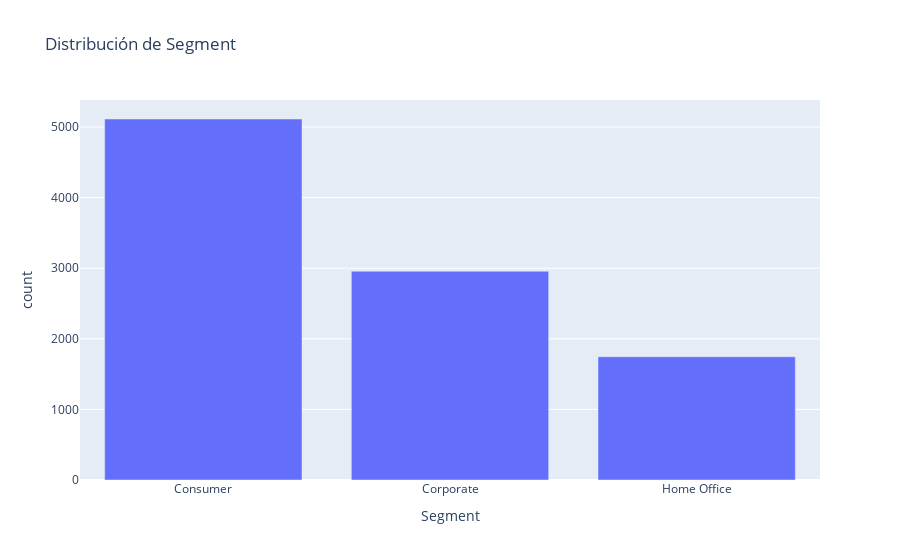
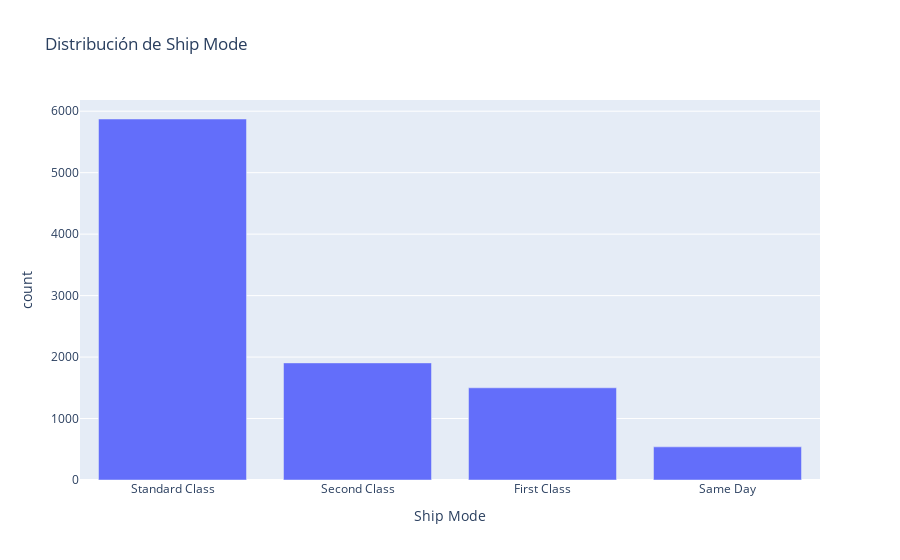
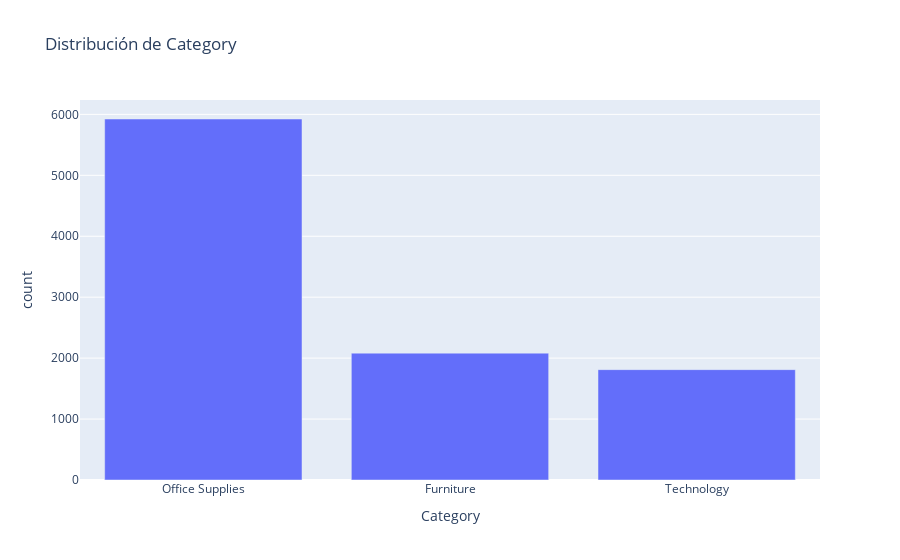
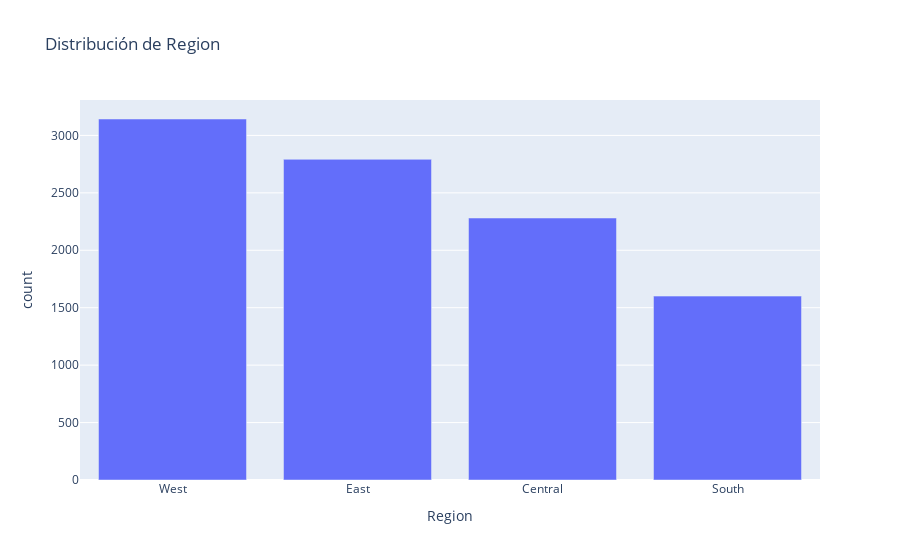

Here is the notebook cell these charts were saved with, in order:
### Markdown cell above
## **Gráficos de barras**

### Code cell
# Segment (segmento de clientes)
freq_seg = df["Segment"].value_counts().reset_index()
freq_seg.columns = ["Segment", "count"]  # count = cantidad de registros

fig = px.bar(freq_seg, x="Segment", y="count", title="Distribución de Segment")
fig.show()

# Ship Mode (modo de envío)
freq_ship = df["Ship Mode"].value_counts().reset_index()
freq_ship.columns = ["Ship Mode", "count"]

fig = px.bar(freq_ship, x="Ship Mode", y="count", title="Distribución de Ship Mode")
fig.show()

# Category (categoría del producto)
freq_cat = df["Category"].value_counts().reset_index()
freq_cat.columns = ["Category", "count"]

fig = px.bar(freq_cat, x="Category", y="count", title="Distribución de Category")
fig.show()

# Region (región de venta)
freq_reg = df["Region"].value_counts().reset_index()
freq_reg.columns = ["Region", "count"]

fig = px.bar(freq_reg, x="Region", y="count", title="Distribución de Region")
fig.show()

### Figure 1 — Plotly figure (JSON) as saved in the notebook; plotly's stock layout.template omitted (floating-point values rounded to 4 significant figures)
{"data": [{"hovertemplate": "Segment=%{x}<br>count=%{y}<extra></extra>", "legendgroup": "", "marker": {"color": "#636efa", "pattern": {"shape": ""}}, "name": "", "orientation": "v", "showlegend": false, "textposition": "auto", "type": "bar", "x": ["Consumer", "Corporate", "Home Office"], "xaxis": "x", "y": [5114, 2957, 1746], "yaxis": "y"}], "layout": {"barmode": "relative", "legend": {"tracegroupgap": 0}, "title": {"text": "Distribución de Segment"}, "xaxis": {"anchor": "y", "domain": [0, 1], "title": {"text": "Segment"}}, "yaxis": {"anchor": "x", "domain": [0, 1], "title": {"text": "count"}}}}

### Figure 2 — Plotly figure (JSON) as saved in the notebook; plotly's stock layout.template omitted (floating-point values rounded to 4 significant figures)
{"data": [{"hovertemplate": "Ship Mode=%{x}<br>count=%{y}<extra></extra>", "legendgroup": "", "marker": {"color": "#636efa", "pattern": {"shape": ""}}, "name": "", "orientation": "v", "showlegend": false, "textposition": "auto", "type": "bar", "x": ["Standard Class", "Second Class", "First Class", "Same Day"], "xaxis": "x", "y": [5873, 1905, 1500, 539], "yaxis": "y"}], "layout": {"barmode": "relative", "legend": {"tracegroupgap": 0}, "title": {"text": "Distribución de Ship Mode"}, "xaxis": {"anchor": "y", "domain": [0, 1], "title": {"text": "Ship Mode"}}, "yaxis": {"anchor": "x", "domain": [0, 1], "title": {"text": "count"}}}}

### Figure 3 — Plotly figure (JSON) as saved in the notebook; plotly's stock layout.template omitted (floating-point values rounded to 4 significant figures)
{"data": [{"hovertemplate": "Category=%{x}<br>count=%{y}<extra></extra>", "legendgroup": "", "marker": {"color": "#636efa", "pattern": {"shape": ""}}, "name": "", "orientation": "v", "showlegend": false, "textposition": "auto", "type": "bar", "x": ["Office Supplies", "Furniture", "Technology"], "xaxis": "x", "y": [5924, 2082, 1811], "yaxis": "y"}], "layout": {"barmode": "relative", "legend": {"tracegroupgap": 0}, "title": {"text": "Distribución de Category"}, "xaxis": {"anchor": "y", "domain": [0, 1], "title": {"text": "Category"}}, "yaxis": {"anchor": "x", "domain": [0, 1], "title": {"text": "count"}}}}

### Figure 4 — Plotly figure (JSON) as saved in the notebook; plotly's stock layout.template omitted (floating-point values rounded to 4 significant figures)
{"data": [{"hovertemplate": "Region=%{x}<br>count=%{y}<extra></extra>", "legendgroup": "", "marker": {"color": "#636efa", "pattern": {"shape": ""}}, "name": "", "orientation": "v", "showlegend": false, "textposition": "auto", "type": "bar", "x": ["West", "East", "Central", "South"], "xaxis": "x", "y": [3143, 2792, 2281, 1601], "yaxis": "y"}], "layout": {"barmode": "relative", "legend": {"tracegroupgap": 0}, "title": {"text": "Distribución de Region"}, "xaxis": {"anchor": "y", "domain": [0, 1], "title": {"text": "Region"}}, "yaxis": {"anchor": "x", "domain": [0, 1], "title": {"text": "count"}}}}
